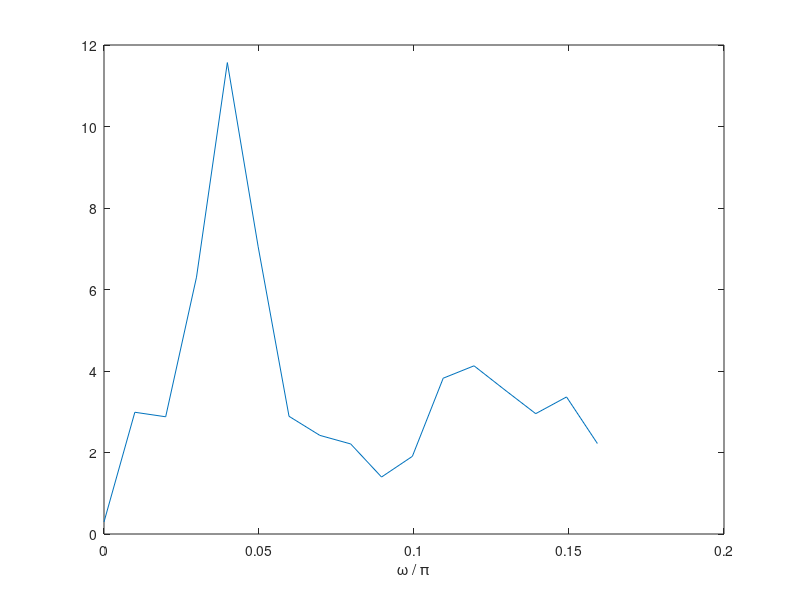

Source code (MATLAB):
% rng default
% n = 0:319;
% x = cos(pi/4*n)+randn(size(n));
% sprintf('%.10f\n', x)

load("x1.dat")

[pxx1,w1] = pwelch(x1);

plot(w1/pi, 10*log10(pxx1))
xlabel('\omega / \pi')

% sprintf('%.10f\n', x1)
% sprintf('%.10f\n', pxx1)
% sprintf('%.10f\n', w1)
